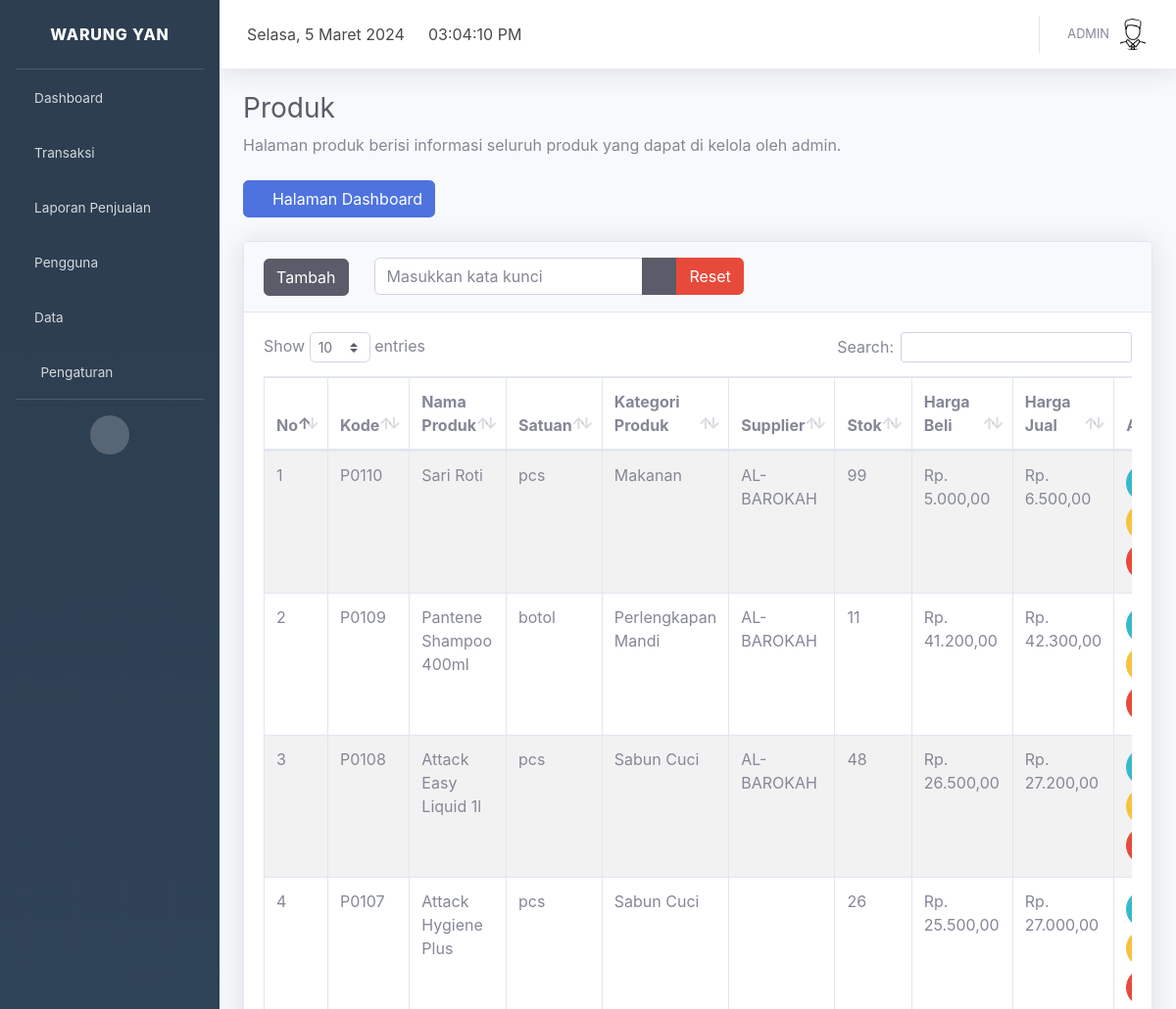
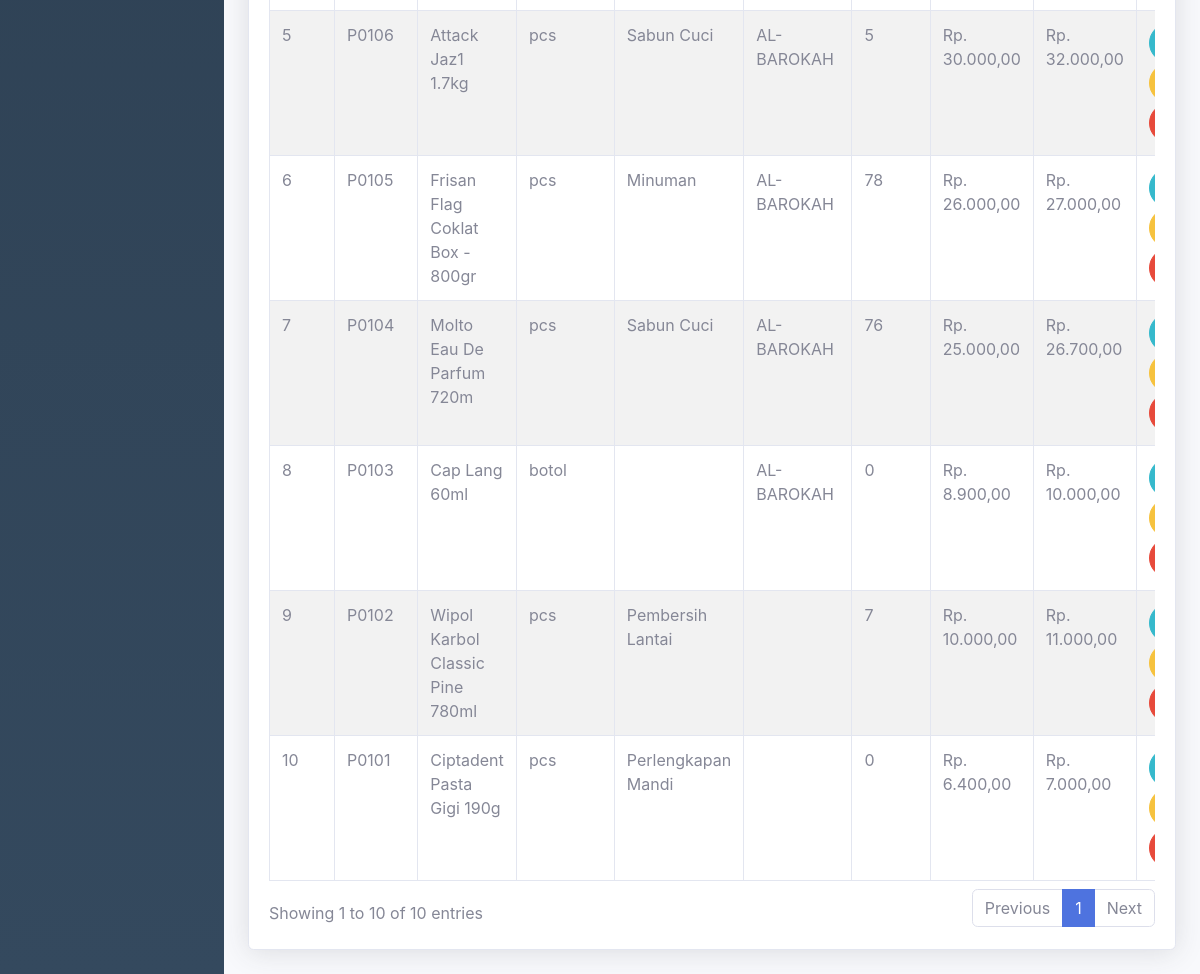
Page /index.php?page=produk (signed in) on the committed database (2 pictures, top to bottom).
### tables this page shows
CREATE TABLE `profil_aplikasi` (
  `id` int(11) NOT NULL,
  `nama_aplikasi` varchar(30) NOT NULL,
  `alamat` varchar(100) NOT NULL,
  `no_telp` char(14) NOT NULL,
  `logo` varchar(100) NOT NULL
);

CREATE TABLE `pengguna` (
  `id_pengguna` int(11) NOT NULL,
  `kode_pengguna` char(9) NOT NULL,
  `nama_pengguna` varchar(50) NOT NULL,
  `email` varchar(35) NOT NULL,
  `no_telp` char(14) NOT NULL,
  `foto` varchar(100) NOT NULL,
  `username` varchar(50) NOT NULL,
  `password` varchar(500) NOT NULL,
  `level` varchar(10) NOT NULL,
  `status` int(11) NOT NULL
);

CREATE TABLE `produk` (
  `id_produk` int(11) NOT NULL,
  `kode_produk` char(9) NOT NULL,
  `nama_produk` varchar(50) NOT NULL,
  `satuan` varchar(10) NOT NULL,
  `kategori_produk` int(11) NOT NULL,
  `stok_produk` int(11) NOT NULL,
  `supplier` int(11) NOT NULL,
  `harga_beli` int(11) NOT NULL,
  `harga_jual` int(11) NOT NULL,
  `keterangan_produk` text NOT NULL,
  `tanggal_produk` date NOT NULL,
  `gambar_produk` varchar(500) NOT NULL
);

CREATE TABLE `kategori_produk` (
  `id_kt_produk` int(11) NOT NULL,
  `nama_kt_produk` varchar(50) NOT NULL
);

CREATE TABLE `supplier` (
  `id_supplier` int(11) NOT NULL,
  `kode_supplier` char(9) NOT NULL,
  `nama_supplier` varchar(50) NOT NULL,
  `no_telp` char(14) NOT NULL,
  `alamat_supplier` varchar(100) NOT NULL,
  `status` int(11) NOT NULL
);

### page/produk/index.php (the view, shortened to what this page needs)
<div class="container-fluid">
  <h1 class="h3 mb-2 text-gray-800">Produk</h1>
  <p class="mb-4">Halaman produk berisi informasi seluruh produk yang dapat di kelola oleh admin.</p>
  <a href="index.php?page=dashboard"><button class="btn btn-primary"><i class="fa fa-angle-left"></i> Halaman Dashboard</button></a>
  <br /><br />
  <div class="card shadow mb-4">
    <div class="card-header py-3">
      <button class="btn-tambah btn btn-dark btn-icon-split" data-toggle="modal" data-target="#myModal"><span class="text">Tambah</span></button>
      <form action="" method="POST" class="d-none d-sm-inline-block form-inline my-2 my-md-0 mw-100 navbar-search ml-2">
        <div class="input-group">
          <input type="text" class="form-control bg-white border-1 small" name="tcari" placeholder="Masukkan kata kunci">
          <div class="input-group-append">
            <button class="btn btn-dark" type="submit" name="bcari">
              <i class="fas fa-search fa-sm"></i>
            </button>
            <button class="btn btn-danger" type="submit" name="breset">Reset</button>
          </div>
        </div>
      </form>
    </div>
    <div class="card-body">
      <div class="table-responsive">
        <table class="table table-bordered table-striped" id="dataTable" width="100%" cellspacing="0">
          <thead>
            <tr>
              <th>No</th>
              <th>Kode</th>
              <th>Nama Produk</th>
              <th>Satuan</th>
              <th>Kategori Produk</th>
              <th>Supplier</th>
              <th>Stok</th>
              <th>Harga Beli</th>
              <th>Harga Jual</th>
              <th width="13%">Aksi</th>
            </tr>
          </thead>
          <tbody>
            <?php
            $time_start = microtime(true);
            $kon = mysqli_connect("localhost", "root", "", "kasir");
            if (isset($_POST['bcari'])) {
              $cari = $_POST['tcari'];
              $sql = "SELECT * FROM produk p left join kategori_produk k on k.id_kt_produk=p.kategori_produk
              left join supplier s on s.id_supplier=p.supplier
              WHERE kode_produk LIKE '%" . $cari . "%' or nama_produk LIKE '%" . $cari . "%'
              or satuan LIKE '%" . $cari . "%' or nama_kt_produk LIKE '%" . $cari . "%'
              or nama_supplier LIKE '%" . $cari . "%'
              or stok_produk LIKE '%" . $cari . "%' or harga_beli LIKE '%" . $cari . "%'
              or harga_jual LIKE '%" . $cari . "%' order by id_produk desc";
              echo 'Total Excecution Time in seconds : ' . round((microtime(true) - $time_start), 3) . ' seconds';
            } else {
              $sql = "SELECT * FROM produk p left join kategori_produk k on k.id_kt_produk=p.kategori_produk
              left join supplier s on s.id_supplier=p.supplier order by id_produk desc";
            }
            $hasil = mysqli_query($kon, $sql);
            $no = 0;
            while ($data = mysqli_fetch_array($hasil)) :
              $no++;
            ?>
              <tr>
                <td><?php echo $no; ?></td>
                <td><?php echo $data['kode_produk']; ?></td>
                <td><?php echo $data['nama_produk']; ?></td>
                <td><?php echo $data['satuan']; ?></td>
                <td><?php echo $data['nama_kt_produk']; ?></td>
                <td><?php echo $data['nama_supplier']; ?></td>
                <td><?php echo $data['stok_produk']; ?></td>
                <td>Rp. <?php echo number_format($data['harga_beli'], 2, ',', '.'); ?></td>
                <td>Rp. <?php echo number_format($data['harga_jual'], 2, ',', '.'); ?></td>
                <td>
                  <button class="btn-gambar btn btn-info btn-circle" id_produk="<?php echo $data['id_produk']; ?>" kode_produk="<?php echo $data['kode_produk']; ?>" data-toggle="tooltip" title="Lihat gambar" data-placement="top"><i class="fas fa-image"></i></button>
                  <button class="btn-edit btn btn-warning btn-circle" id_produk="<?php echo $data['id_produk']; ?>" kode_produk="<?php echo $data['kode_produk']; ?>" data-toggle="tooltip" title="Edit Produk" data-placement="top"><i class="fas fa-edit"></i></button>
                  <button class="btn-hapus btn btn-danger btn-circle" id_produk="<?php echo $data['id_produk']; ?>" kode_produk="<?php echo $data['kode_produk']; ?>" gambar_produk="<?php echo $data['gambar_produk']; ?>" data-toggle="tooltip" title="Hapus Produk" data-placement="top"><i class="fas fa-trash"></i></button>
                </td>
              </tr>
            <?php endwhile; ?>
          </tbody>
        </table>
      </div>
    </div>
  </div>
</div>

### index.php (shortened to what this page needs)
<?php
include 'config/database.php';
$hasil = mysqli_query($kon, "select * from profil_aplikasi order by nama_aplikasi desc limit 1");
$data = mysqli_fetch_array($hasil);
?>
<!DOCTYPE html>
<html lang="en">
<head>
  <link href="assets/vendor/fontawesome-free/css/all.min.css" rel="stylesheet" type="text/css">
  <link href="assets/font/font.css" rel="stylesheet">
  <link href="assets/css/sb-admin-2.min.css" rel="stylesheet">
  <link href="assets/vendor/datatables/dataTables.bootstrap4.min.css" rel="stylesheet">
  <link rel="stylesheet" href="assets/plugin/datepicker/css/datepicker.css">
</head>
<body>
  <div id="wrapper">
    <ul class="navbar-nav sidebar sidebar-dark accordion" id="accordionSidebar" style="background-image: linear-gradient(180deg, #2c3e50 10%, #34495e 100%);">
      <a class="sidebar-brand d-flex align-items-center justify-content-center" href="index.php?page=dashboard">
        <div class="sidebar-brand-text mx-3"><?php echo $data['nama_aplikasi']; ?></div>
      </a>
      <hr class="sidebar-divider my-0">
      <li class="nav-item">
        <a class="nav-link" href="index.php?page=dashboard">
          <i class="fas fa-home"></i>
          <span>Dashboard</span></a>
      </li>
      <li class="nav-item">
        <a class="nav-link collapsed" href="#" data-toggle="collapse" data-target="#transaksi" aria-expanded="true" aria-controls="collapseTwo">
          <i class="fas fa-shopping-cart"></i>
          <span>Transaksi</span>
        </a>
      </li>
      <?php if ($_SESSION["level"] == "Admin" || $_SESSION["level"] == "Manajer") : ?>
        <li class="nav-item">
          <a class="nav-link collapsed" href="#" data-toggle="collapse" data-target="#laporan" aria-expanded="true" aria-controls="collapseTwo">
            <i class="fas fa-book"></i>
            <span>Laporan Penjualan</span>
          </a>
        </li>
      <?php endif; ?>
      <?php if ($_SESSION["level"] == "Admin") : ?>
        <li class="nav-item">
          <a class="nav-link collapsed" href="#" data-toggle="collapse" data-target="#pengguna" aria-expanded="true" aria-controls="collapseTwo">
            <i class="fas fa-users"></i>
            <span>Pengguna</span>
          </a>
        </li>
        <li class="nav-item">
          <a class="nav-link collapsed" href="#" data-toggle="collapse" data-target="#master_data" aria-expanded="true" aria-controls="collapseTwo">
            <i class="fas fa-database"></i>
            <span>Data</span>
          </a>
        </li>
      <?php endif; ?>
      <?php if ($_SESSION["level"] == "Admin") : ?>
<li class="nav-item">
          <a class="nav-link collapsed" href="#" data-toggle="collapse" data-target="#pengaturan" aria-expanded="true" aria-controls="collapseTwo">
            <i class="fas fa-fw fa-cog"></i>
            <span>Pengaturan</span>
          </a>
        </li>
      <?php endif; ?>
      <hr class="sidebar-divider d-none d-md-block">
      <div class="text-center d-none d-md-inline">
        <button class="rounded-circle border-0" id="sidebarToggle"></button>
      </div>
    </ul>
    <div id="content-wrapper" class="d-flex flex-column">
      <div id="content">
        <nav class="navbar navbar-expand navbar-light bg-white topbar mb-4 static-top shadow">
          <div class="top-navbar d-none d-xl-block">
            <ul class="navbar-nav align-items-center">
              <li class="nav-item">
                <a class="nav-link">
                  <div id="date">
                  </div>
                </a>
              </li>
            </ul>
          </div>
          <div class="top-navbar d-none d-xl-block">
            <ul class="navbar-nav align-items-center">
              <li class="nav-item">
                <a class="nav-link">
                  <div id="clock">
                  </div>
                </a>
              </li>
            </ul>
          </div>
          <ul class="navbar-nav ml-auto">
            <?php
            include 'config/database.php';
            $id_pengguna = $_SESSION["id_pengguna"];
            $hasil = mysqli_query($kon, "select nama_pengguna,foto from pengguna where id_pengguna=$id_pengguna");
            $row = mysqli_fetch_array($hasil);
            ?>
            <li class="nav-item dropdown no-arrow">
              <a class="nav-link dropdown-toggle" href="#" id="userDropdown" role="button" data-toggle="dropdown" aria-haspopup="true" aria-expanded="false">
                <span class="mr-2 d-none d-lg-inline text-gray-600 small"><?php echo $row["nama_pengguna"]; ?></span>
                <img class="img-profile rounded-circle" src="page/pengguna/foto/<?php echo $row["foto"]; ?>">
              </a>
            </li>
          </ul>
        </nav>
        <?php
        if (isset($_GET['page'])) {
          $page = $_GET['page'];
          switch ($page) {
            case 'produk':
              include "page/produk/index.php";
              break;
          }
        }
        ?>
      </div>
    </div>
  </div>
  <link href="assets/plugin/select2/select2.min.css" rel="stylesheet" />
</body>
</html>

### rows in the picture
profil_aplikasi: nama_aplikasi "WARUNG YAN"
pengguna: nama_pengguna "ADMIN", foto (picture)
produk: kode_produk "P0110", nama_produk "Sari Roti", satuan "pcs", kategori_produk.nama_kt_produk "Makanan", supplier.nama_supplier "AL-BAROKAH", stok_produk "99", harga_beli "5.000,00", harga_jual "6.500,00"
produk: kode_produk "P0109", nama_produk "Pantene Shampoo 400ml", satuan "botol", kategori_produk.nama_kt_produk "Perlengkapan Mandi", supplier.nama_supplier "AL-BAROKAH", stok_produk "11", harga_beli "41.200,00", harga_jual "42.300,00"
produk: kode_produk "P0108", nama_produk "Attack Easy Liquid 1l", satuan "pcs", kategori_produk.nama_kt_produk "Sabun Cuci", supplier.nama_supplier "AL-BAROKAH", stok_produk "48", harga_beli "26.500,00", harga_jual "27.200,00"
produk: kode_produk "P0107", nama_produk "Attack Hygiene Plus", satuan "pcs", kategori_produk.nama_kt_produk "Sabun Cuci", stok_produk "26", harga_beli "25.500,00", harga_jual "27.000,00"
produk: kode_produk "P0106", nama_produk "Attack Jaz1 1.7kg", satuan "pcs", kategori_produk.nama_kt_produk "Sabun Cuci", supplier.nama_supplier "AL-BAROKAH", stok_produk "5", harga_beli "30.000,00", harga_jual "32.000,00"
produk: kode_produk "P0105", nama_produk "Frisan Flag Coklat Box - 800gr", satuan "pcs", kategori_produk.nama_kt_produk "Minuman", supplier.nama_supplier "AL-BAROKAH", stok_produk "78", harga_beli "26.000,00", harga_jual "27.000,00"
produk: kode_produk "P0104", nama_produk "Molto Eau De Parfum 720m", satuan "pcs", kategori_produk.nama_kt_produk "Sabun Cuci", supplier.nama_supplier "AL-BAROKAH", stok_produk "76", harga_beli "25.000,00", harga_jual "26.700,00"
produk: kode_produk "P0103", nama_produk "Cap Lang 60ml", satuan "botol", supplier.nama_supplier "AL-BAROKAH", stok_produk "0", harga_beli "8.900,00", harga_jual "10.000,00"
produk: kode_produk "P0102", nama_produk "Wipol Karbol Classic Pine 780ml", satuan "pcs", kategori_produk.nama_kt_produk "Pembersih Lantai", stok_produk "7", harga_beli "10.000,00", harga_jual "11.000,00"
produk: kode_produk "P0101", nama_produk "Ciptadent Pasta Gigi 190g", satuan "pcs", kategori_produk.nama_kt_produk "Perlengkapan Mandi", stok_produk "0", harga_beli "6.400,00", harga_jual "7.000,00"
